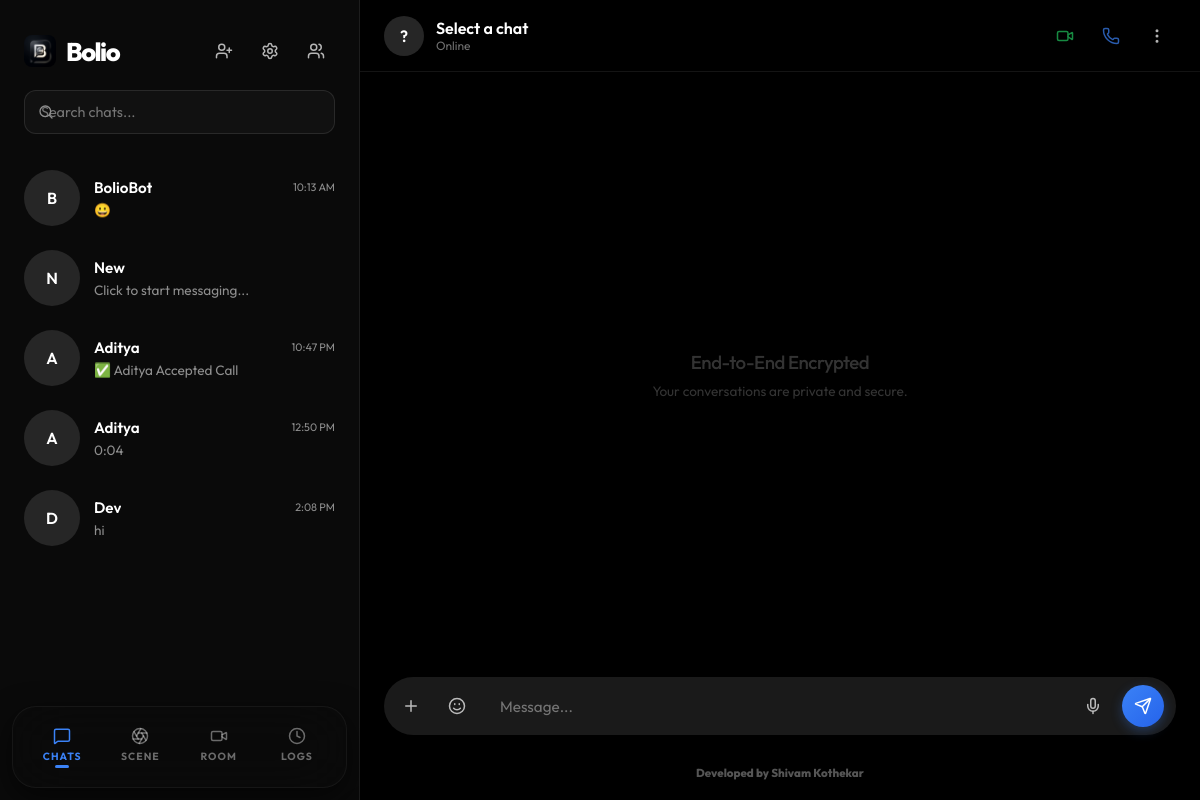
Screenshot of / (signed in) with the database file from the repository.
### accounts/models.py (models this page shows, shortened)
class User(AbstractUser):
    bio = models.TextField(max_length=500, blank=True)
    profile_photo = models.ImageField(upload_to='profile_photos/', blank=True, null=True)
    status_message = models.CharField(max_length=255, blank=True)
    birthday = models.DateField(null=True, blank=True)
    is_online = models.BooleanField(default=False)
    last_seen = models.DateTimeField(null=True, blank=True)
    phone_number = models.CharField(max_length=20, blank=True)
    chat_background = models.CharField(max_length=50, default='default')
    privacy_last_seen = models.CharField(max_length=20, default='everyone') # everyone, contacts, nobody
    privacy_profile_photo = models.CharField(max_length=20, default='everyone')
    is_private = models.BooleanField(default=False)
    two_factor_enabled = models.BooleanField(default=False)
    has_seen_tour = models.BooleanField(default=False)

### chat/models.py (models this page shows, shortened)
class Chat(models.Model):
    id = models.UUIDField(primary_key=True, default=uuid.uuid4, editable=False)
    name = models.CharField(max_length=255, blank=True, null=True) # For groups
    is_group = models.BooleanField(default=False)
    is_broadcast = models.BooleanField(default=False)
    description = models.TextField(blank=True, null=True)
    icon = models.ImageField(upload_to='chat_icons/', blank=True, null=True)
    created_at = models.DateTimeField(auto_now_add=True)
    members = models.ManyToManyField(settings.AUTH_USER_MODEL, related_name='chats')
    created_by = models.ForeignKey(settings.AUTH_USER_MODEL, on_delete=models.SET_NULL, null=True, related_name='created_chats')
    CHAT_STATUS = (
        ('active', 'Active'),
        ('pending', 'Pending'),
        ('declined', 'Declined'),
    )
    status = models.CharField(max_length=10, choices=CHAT_STATUS, default='active')
    requested_by = models.ForeignKey(settings.AUTH_USER_MODEL, on_delete=models.SET_NULL, null=True, blank=True, related_name='requested_chats')

class Message(models.Model):
    MESSAGE_TYPES = (
        ('text', 'Text'),
        ('image', 'Image'),
        ('video', 'Video'),
        ('file', 'File'),
        ('audio', 'Audio'),
        ('poll', 'Poll'),
        ('capsule', 'Time Capsule'),
        ('location', 'Location'),
    )
    chat = models.ForeignKey(Chat, on_delete=models.CASCADE, related_name='messages')
    sender = models.ForeignKey(settings.AUTH_USER_MODEL, on_delete=models.CASCADE, related_name='sent_messages')
    content = models.TextField(blank=True)
    file = models.FileField(upload_to='chat_files/', blank=True, null=True)
    message_type = models.CharField(max_length=10, choices=MESSAGE_TYPES, default='text')
    timestamp = models.DateTimeField(auto_now_add=True)
    is_read = models.BooleanField(default=False)
    is_edited = models.BooleanField(default=False)
    is_deleted = models.BooleanField(default=False)
    unlock_at = models.DateTimeField(null=True, blank=True)
    reply_to = models.ForeignKey('self', on_delete=models.SET_NULL, null=True, blank=True, related_name='replies')
    is_pinned = models.BooleanField(default=False)
    is_view_once = models.BooleanField(default=False)
    is_viewed = models.BooleanField(default=False)
    is_protected = models.BooleanField(default=False)
    related_id = models.CharField(max_length=100, null=True, blank=True)
    class Meta:
        ordering = ['timestamp']

### chat/views.py (the view, shortened to what this page needs)
# urls.py: path('', views.home, name='home'),
@login_required
def home(request):
    user = request.user
    chats = user.chats.all()
    for chat in chats:
        chat.unread_count = chat.messages.filter(is_read=False).exclude(sender=user).count()
        chat.latest_msg = chat.messages.order_by('-timestamp').first()
    from accounts.models import User
    all_users = User.objects.exclude(id=user.id).exclude(username='BolioBot')
    return render(request, 'chat/home.html', {
        'chats': chats,
        'all_users': all_users
    })

### templates/chat/home.html (shortened to what this page needs)
{% extends 'base.html' %}
{% load static %}
{% block extra_head %}
<link rel="stylesheet" href="https://unpkg.com/leaflet@1.9.4/dist/leaflet.css" />
{% endblock %}
{% block content %}
<div class="app-container">
    <div class="sidebar" id="sidebar">
        <div class="sidebar-header">
            <div style="display: flex; align-items: center; gap: 10px;">
                <img src="{% static 'img/logo.png' %}" style="width: 32px; height: 32px; border-radius: 8px;" alt="Logo">
                <h2 class="logo-text" style="margin: 0;">Bolio</h2>
            </div>
            <div class="header-actions">
                <button class="btn-icon-top" onclick="showModal('add-user-modal')" title="Add User"><i
                        data-lucide="user-plus"></i></button>
                <a href="{% url 'settings' %}" class="btn-icon-top" title="Settings"><i data-lucide="settings"></i></a>
                <button class="btn-icon-top" onclick="showModal('group-modal')" title="New Group"><i
                        data-lucide="users"></i></button>
            </div>
        </div>
        <div class="sidebar-main-content" style="flex: 1; display: flex; flex-direction: column; overflow: hidden;">
            <div id="panel-chats" class="sidebar-panel active">
                <div class="search-area">
                    <div class="search-box">
                        <span class="search-icon"><i data-lucide="search" style="width:16px;"></i></span>
                        <input type="text" class="search-input" placeholder="Search chats..."
                            oninput="filterChatList(this.value)">
                    </div>
                </div>
                <div class="chat-list">
                    {% for chat in chats %}
                    <div class="chat-item" data-id="{{ chat.id }}"
                        {% if not chat.is_group %}
                            {% for m in chat.members.all %}
                                {% if m.id != user.id %}
                                    data-name="{{ m.username }}"
                                    data-user-id="{{ m.id }}"
                                {% endif %}
                            {% endfor %}
                        {% else %}
                            data-name="{{ chat.name }}"
                        {% endif %}
                        data-is-group="{{ chat.is_group|yesno:'true,false' }}"
                        data-status="{{ chat.status }}"
                        data-requested-by="{{ chat.requested_by.id }}"
                        onclick="openChat(this.dataset.id, this.dataset.name, this.dataset.userId)">
                        <div class="chat-avatar">
                            {% if chat.is_group %}
                            {{ chat.name|first|upper }}
                            {% else %}
                            {% for m in chat.members.all %}
                            {% if m.id != user.id %}{{ m.username|first|upper }}{% endif %}
                            {% endfor %}
                            {% endif %}
                        </div>
                        <div class="chat-info">
                            <div class="chat-name-row">
                                <span class="chat-name">
                                    {% if chat.is_group %}
                                    {{ chat.name }}
                                    {% else %}
                                    {% for m in chat.members.all %}
                                    {% if m.id != user.id %}{{ m.username }}{% endif %}
                                    {% endfor %}
                                    {% endif %}
                                </span>
                                <span class="chat-time">{{ chat.latest_msg.timestamp|date:"g:i A" }}</span>
                            </div>
                            <div class="chat-msg-row">
                                <div class="chat-last-msg">
                                    {% if chat.status == 'pending' %}
                                    {% if chat.requested_by == user %}
                                    Waiting for acceptance...
                                    {% else %}
                                    New connection request
                                    {% endif %}
                                    {% else %}
                                    {{ chat.latest_msg.content|default:"Click to start messaging..." }}
                                    {% endif %}
                                </div>
                            </div>
                        </div>
                    </div>
                    {% empty %}
                    <div style="padding: 40px; text-align: center; color: var(--text-muted); font-size: 0.9rem;">
                        No conversations yet.
                    </div>
                    {% endfor %}
                </div>
            </div>
        </div>
        <div class="sidebar-bottom-nav">
            <div class="nav-item active" onclick="switchSidebarTab('chats')" id="tab-chats">
                <i data-lucide="message-square"></i>
                <span class="nav-label">Chats</span>
            </div>
            <div class="nav-item" onclick="switchSidebarTab('scene')" id="tab-scene">
                <i data-lucide="aperture"></i>
                <span class="nav-label">Scene</span>
            </div>
            <div class="nav-item" onclick="switchSidebarTab('room')" id="tab-room">
                <i data-lucide="video"></i>
                <span class="nav-label">Room</span>
            </div>
            <div class="nav-item" onclick="switchSidebarTab('logs')" id="tab-logs">
                <i data-lucide="clock"></i>
                <span class="nav-label">Logs</span>
            </div>
        </div>
    </div>
    <div class="main-chat" id="main-chat">
        <div id="default-chat-view" style="display: flex; flex-direction: column; flex: 1; overflow: hidden;">
            <div class="chat-header">
                <div class="chat-avatar" id="header-avatar"
                    style="width: 40px; height: 40px; margin-right: 12px; cursor: pointer;"
                    onclick="showCurrentChatUserInfo()">?</div>
                <div style="flex: 1; min-width: 0;">
                    <div class="chat-name" id="header-name" style="font-size: 1rem;">Select a chat</div>
                    <div id="header-status-container" style="display:flex; align-items:center;">
                        <div id="header-status"
                            style="font-size: 0.75rem; color: var(--text-muted); opacity: 0.8; transition: all 0.3s ease;">
                            Online</div>
                    </div>
                </div>
                <div class="header-actions">
                    <button class="btn-icon-top" onclick="startCall('video')" style="color:var(--success);"><i
                            data-lucide="video"></i></button>
                    <button class="btn-icon-top" onclick="startCall('audio')" style="color:var(--primary);"><i
                            data-lucide="phone"></i></button>
                    <div class="header-dropdown">
                        <button class="btn-icon-top" id="more-btn" onclick="toggleHeaderMenu()"><i
                                data-lucide="more-vertical"></i></button>
                    </div>
                </div>
            </div>
            <div style="display: flex; flex: 1; overflow: hidden; position: relative;">
                <div style="display: flex; flex-direction: column; flex: 1; position: relative;">
                    <div class="msg-area theme-{{ user.chat_background|default:'default' }}" id="message-container">
                        <div style="margin: auto; text-align: center; opacity: 0.2;">
                            <h3 style="font-weight: 500; letter-spacing: -0.5px;">End-to-End Encrypted</h3>
                            <p style="font-size: 0.85rem; margin-top: 8px;">Your conversations are private and secure.
                            </p>
                        </div>
                    </div>
                </div>
            </div>
            <div class="input-pan" style="position: relative;">
                <button class="btn-icon-top" onclick="toggleFeatureMenu()"><i data-lucide="plus"></i></button>
                <button class="btn-icon-top" onclick="toggleEmojiPicker()"><i data-lucide="smile"></i></button>
                <div style="flex: 1; display:flex; flex-direction:column;">
                    <input type="text" class="msg-input" id="msg-input" placeholder="Message..."
                        oninput="sendTypingStatus(true)">
                </div>
                <button id="record-btn" class="btn-icon-top"
                    style="transition:0.3s cubic-bezier(0.175, 0.885, 0.32, 1.275); margin-right: 2px;"><i
                        data-lucide="mic"></i></button>
                <button class="btn-send-main" id="send-btn"><i data-lucide="send"
                        style="width: 18px; height: 18px;"></i></button>
            </div>
            <div
                style="display: block; width: 100%; text-align: center; font-size: 0.72rem; font-weight: 800; color: var(--text-muted); opacity: 0.6; padding: 4px 0 20px 0; margin-top: 2px;">
                Developed by <a href="https://www.linkedin.com/in/shivam-kothekar/" target="_blank" style="color: inherit; text-decoration: none;">Shivam Kothekar</a></div>
        </div>
    </div>
</div>
</div>
{% endblock %}

### templates/base.html (shortened to what this page needs)
{% load static %}
<!DOCTYPE html>
<html lang="en">
<head>
    <link rel="stylesheet" href="{% static 'css/style.css' %}">
    {% block extra_head %}{% endblock %}
</head>
<body>
    <div id="app">
        {% block content %}{% endblock %}
</body>
</html>

### static/css/style.css (style rules this page uses)
:root { --primary: #3b82f6; --primary-gradient: linear-gradient(135deg, #3b82f6 0%, #2563eb 100%); --bg-black: #000000; --bg-card: #121212; --text-main: #ffffff; --text-muted: #8e8e8e; --glass-bg: rgba(255, 255, 255, 0.03); --glass-border: rgba(255, 255, 255, 0.08); }
* { margin: 0; padding: 0; box-sizing: border-box; font-family: 'Outfit', sans-serif; -webkit-font-smoothing: antialiased; }
body { background: var(--bg-black); color: var(--text-main); }
.auth-logo, .logo-text { font-size: 2.5rem; font-weight: 800; margin-bottom: 24px; letter-spacing: -1.5px; color: white; }

### rows the page displays
Chat: latest_msg.timestamp "10:13 AM", latest_msg.content "😀"
User: username|first "B", username "BolioBot"
Chat: name|first "N", name "New", latest_msg.content "Click to start messaging..."
Chat: latest_msg.timestamp "10:47 PM", latest_msg.content "✅ Aditya Accepted Call"
User: username|first "A", username "Aditya"
Chat: name|first "A", name "Aditya", latest_msg.timestamp "12:50 PM", latest_msg.content "0:04"
Chat: latest_msg.timestamp "2:08 PM", latest_msg.content "hi"
User: username|first "D", username "Dev"
